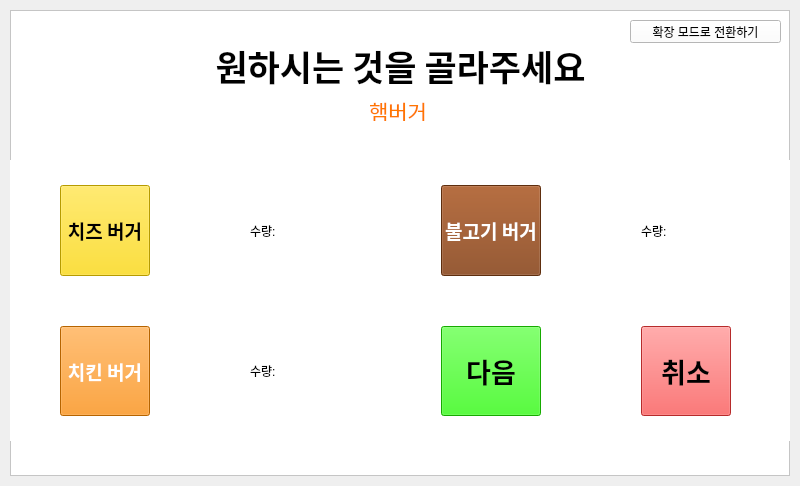
<?xml version="1.0" encoding="UTF-8"?>
<ui version="4.0">
 <class>MainWindow</class>
 <widget class="QMainWindow" name="MainWindow">
  <property name="geometry">
   <rect>
    <x>0</x>
    <y>0</y>
    <width>800</width>
    <height>486</height>
   </rect>
  </property>
  <property name="font">
   <font>
    <family>Pretendard</family>
    <pointsize>14</pointsize>
   </font>
  </property>
  <property name="windowTitle">
   <string>MainWindow</string>
  </property>
  <property name="styleSheet">
   <string notr="true">Qframe{
	background-color:rgb(16, 20, 76);
	color:rgb(255, 255, 255);
	
}</string>
  </property>
  <widget class="QWidget" name="centralwidget">
   <layout class="QVBoxLayout" name="verticalLayout">
    <property name="spacing">
     <number>0</number>
    </property>
    <property name="leftMargin">
     <number>10</number>
    </property>
    <property name="topMargin">
     <number>10</number>
    </property>
    <property name="rightMargin">
     <number>10</number>
    </property>
    <property name="bottomMargin">
     <number>10</number>
    </property>
    <item>
     <widget class="QFrame" name="frame">
      <property name="styleSheet">
       <string notr="true">
	background-color:rgb(255, 255, 255);
	color:rgb(0, 0, 0);</string>
      </property>
      <property name="frameShape">
       <enum>QFrame::StyledPanel</enum>
      </property>
      <property name="frameShadow">
       <enum>QFrame::Raised</enum>
      </property>
      <widget class="QLabel" name="choose_question">
       <property name="geometry">
        <rect>
         <x>200</x>
         <y>30</y>
         <width>381</width>
         <height>51</height>
        </rect>
       </property>
       <property name="font">
        <font>
         <family>Pretendard SemiBold</family>
         <pointsize>26</pointsize>
         <weight>75</weight>
         <bold>true</bold>
        </font>
       </property>
       <property name="text">
        <string>원하시는 것을 골라주세요</string>
       </property>
       <property name="alignment">
        <set>Qt::AlignCenter</set>
       </property>
      </widget>
      <widget class="QLabel" name="hambuger_label">
       <property name="geometry">
        <rect>
         <x>360</x>
         <y>90</y>
         <width>56</width>
         <height>21</height>
        </rect>
       </property>
       <property name="font">
        <font>
         <family>Pretendard</family>
         <pointsize>16</pointsize>
        </font>
       </property>
       <property name="styleSheet">
        <string notr="true">color:rgb(255, 119, 0);</string>
       </property>
       <property name="text">
        <string>햄버거</string>
       </property>
       <property name="alignment">
        <set>Qt::AlignCenter</set>
       </property>
      </widget>
      <widget class="QWidget" name="gridLayoutWidget">
       <property name="geometry">
        <rect>
         <x>0</x>
         <y>150</y>
         <width>821</width>
         <height>281</height>
        </rect>
       </property>
       <layout class="QGridLayout" name="gridLayout" rowstretch="0,0">
        <property name="sizeConstraint">
         <enum>QLayout::SetDefaultConstraint</enum>
        </property>
        <property name="leftMargin">
         <number>50</number>
        </property>
        <property name="topMargin">
         <number>25</number>
        </property>
        <property name="rightMargin">
         <number>100</number>
        </property>
        <property name="bottomMargin">
         <number>25</number>
        </property>
        <property name="horizontalSpacing">
         <number>100</number>
        </property>
        <property name="verticalSpacing">
         <number>50</number>
        </property>
        <item row="0" column="0">
         <widget class="QPushButton" name="cheeseb_button">
          <property name="sizePolicy">
           <sizepolicy hsizetype="Minimum" vsizetype="MinimumExpanding">
            <horstretch>0</horstretch>
            <verstretch>0</verstretch>
           </sizepolicy>
          </property>
          <property name="font">
           <font>
            <family>Pretendard SemiBold</family>
            <pointsize>14</pointsize>
            <weight>75</weight>
            <bold>true</bold>
           </font>
          </property>
          <property name="styleSheet">
           <string notr="true">background-color:rgb(255, 217, 0);</string>
          </property>
          <property name="text">
           <string>치즈 버거</string>
          </property>
         </widget>
        </item>
        <item row="1" column="0">
         <widget class="QPushButton" name="chickenb_button">
          <property name="sizePolicy">
           <sizepolicy hsizetype="Minimum" vsizetype="MinimumExpanding">
            <horstretch>0</horstretch>
            <verstretch>0</verstretch>
           </sizepolicy>
          </property>
          <property name="font">
           <font>
            <family>Pretendard SemiBold</family>
            <pointsize>14</pointsize>
            <weight>75</weight>
            <bold>true</bold>
           </font>
          </property>
          <property name="styleSheet">
           <string notr="true">background-color:rgb(255, 140, 0);
color:rgb(255, 255, 255);</string>
          </property>
          <property name="text">
           <string>치킨 버거</string>
          </property>
         </widget>
        </item>
        <item row="0" column="2">
         <widget class="QPushButton" name="bulgogib_button">
          <property name="sizePolicy">
           <sizepolicy hsizetype="Minimum" vsizetype="MinimumExpanding">
            <horstretch>0</horstretch>
            <verstretch>0</verstretch>
           </sizepolicy>
          </property>
          <property name="font">
           <font>
            <family>Pretendard SemiBold</family>
            <pointsize>14</pointsize>
            <weight>75</weight>
            <bold>true</bold>
           </font>
          </property>
          <property name="styleSheet">
           <string notr="true">background-color:rgb(132, 64, 19);
color:rgb(255, 255, 255);</string>
          </property>
          <property name="text">
           <string>불고기 버거</string>
          </property>
         </widget>
        </item>
        <item row="1" column="1">
         <widget class="QLabel" name="chickenb_num">
          <property name="text">
           <string>수량: </string>
          </property>
         </widget>
        </item>
        <item row="0" column="1">
         <widget class="QLabel" name="cheeseb_num">
          <property name="text">
           <string>수량: </string>
          </property>
         </widget>
        </item>
        <item row="0" column="3">
         <widget class="QLabel" name="bulgogib_num">
          <property name="text">
           <string>수량: </string>
          </property>
         </widget>
        </item>
        <item row="1" column="3">
         <widget class="QPushButton" name="cancel">
          <property name="sizePolicy">
           <sizepolicy hsizetype="Minimum" vsizetype="MinimumExpanding">
            <horstretch>0</horstretch>
            <verstretch>0</verstretch>
           </sizepolicy>
          </property>
          <property name="font">
           <font>
            <family>Pretendard ExtraBold</family>
            <pointsize>20</pointsize>
            <weight>75</weight>
            <bold>true</bold>
           </font>
          </property>
          <property name="styleSheet">
           <string notr="true">background-color:rgb(255, 60, 60);</string>
          </property>
          <property name="text">
           <string>취소</string>
          </property>
         </widget>
        </item>
        <item row="1" column="2">
         <widget class="QPushButton" name="next">
          <property name="sizePolicy">
           <sizepolicy hsizetype="Minimum" vsizetype="MinimumExpanding">
            <horstretch>0</horstretch>
            <verstretch>0</verstretch>
           </sizepolicy>
          </property>
          <property name="font">
           <font>
            <family>Pretendard ExtraBold</family>
            <pointsize>20</pointsize>
            <weight>75</weight>
            <bold>true</bold>
           </font>
          </property>
          <property name="styleSheet">
           <string notr="true">background-color:rgb(31, 238, 0)</string>
          </property>
          <property name="text">
           <string>다음</string>
          </property>
         </widget>
        </item>
       </layout>
      </widget>
      <widget class="QPushButton" name="pushButton_5">
       <property name="geometry">
        <rect>
         <x>620</x>
         <y>10</y>
         <width>151</width>
         <height>23</height>
        </rect>
       </property>
       <property name="text">
        <string>확장 모드로 전환하기</string>
       </property>
      </widget>
     </widget>
    </item>
   </layout>
  </widget>
 </widget>
 <resources/>
 <connections/>
</ui>
